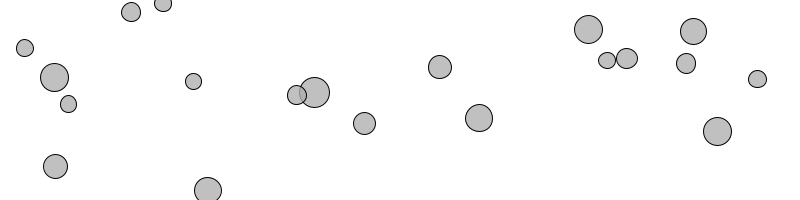
Frame 1 (no input)
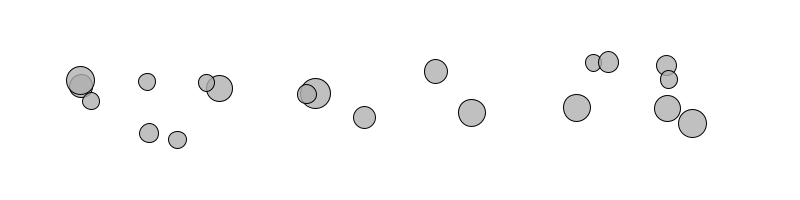
Frame 60 (the mouse pressed at the canvas centre just before this capture)
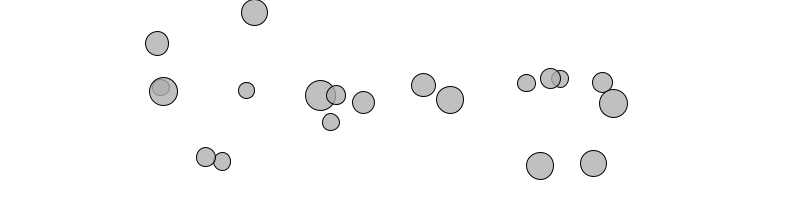
Frame 120 (the mouse held since frame 60 and released just before this capture)

The Processing sketch that drew these frames (run headless with seeded random() and noise(); from frame 60 on, the mouse is pressed at the canvas centre):

// Processing sketch: NOC_02forces_many_mutual_boundaries
// ── NOC_02forces_many_mutual_boundaries.pde
// The Nature of Code
// Daniel Shiffman
// http://natureofcode.com

Mover[] movers = new Mover[20];

float g = 0.4;

void setup() {
  size(800,200);
  for (int i = 0; i < movers.length; i++) {
    movers[i] = new Mover(random(1,2),random(width),random(height)); 
  }
}

void draw() {
  background(255);


  for (int i = 0; i < movers.length; i++) {
    for (int j = 0; j < movers.length; j++) {
      if (i != j) {
        PVector force = movers[j].attract(movers[i]);
        movers[i].applyForce(force);
      }
    }
   
    movers[i].boundaries();
    
    movers[i].update();
    movers[i].display();
  }

}














// ── Mover.pde
class Mover {

  PVector location;
  PVector velocity;
  PVector acceleration;
  float mass;

  Mover(float m, float x, float y) {
    mass = m;
    location = new PVector(x, y);
    velocity = new PVector(0, 0);
    acceleration = new PVector(0, 0);
  }

  void applyForce(PVector force) {
    PVector f = PVector.div(force, mass);
    acceleration.add(f);
  }

  void update() {
    velocity.add(acceleration);
    location.add(velocity);
    acceleration.mult(0);
  }

  void display() {
    stroke(0);
    fill(175, 200);
    ellipse(location.x, location.y, mass*16, mass*16);
  }

  PVector attract(Mover m) {
    PVector force = PVector.sub(location, m.location);             // Calculate direction of force
    float distance = force.mag();                                 // Distance between objects
    distance = constrain(distance, 5.0, 25.0);                             // Limiting the distance to eliminate "extreme" results for very close or very far objects
    force.normalize();                                            // Normalize vector (distance doesn't matter here, we just want this vector for direction

    float strength = (g * mass * m.mass) / (distance * distance); // Calculate gravitional force magnitude
    force.mult(strength);                                         // Get force vector --> magnitude * direction
    return force;
  }

  void boundaries() {

    float d = 50;

    PVector force = new PVector(0, 0);

    if (location.x < d) {
      force.x = 1;
    } 
    else if (location.x > width -d) {
      force.x = -1;
    } 

    if (location.y < d) {
      force.y = 1;
    } 
    else if (location.y > height-d) {
      force.y = -1;
    } 

    force.normalize();
    force.mult(0.1);

    applyForce(force);
  }
}
